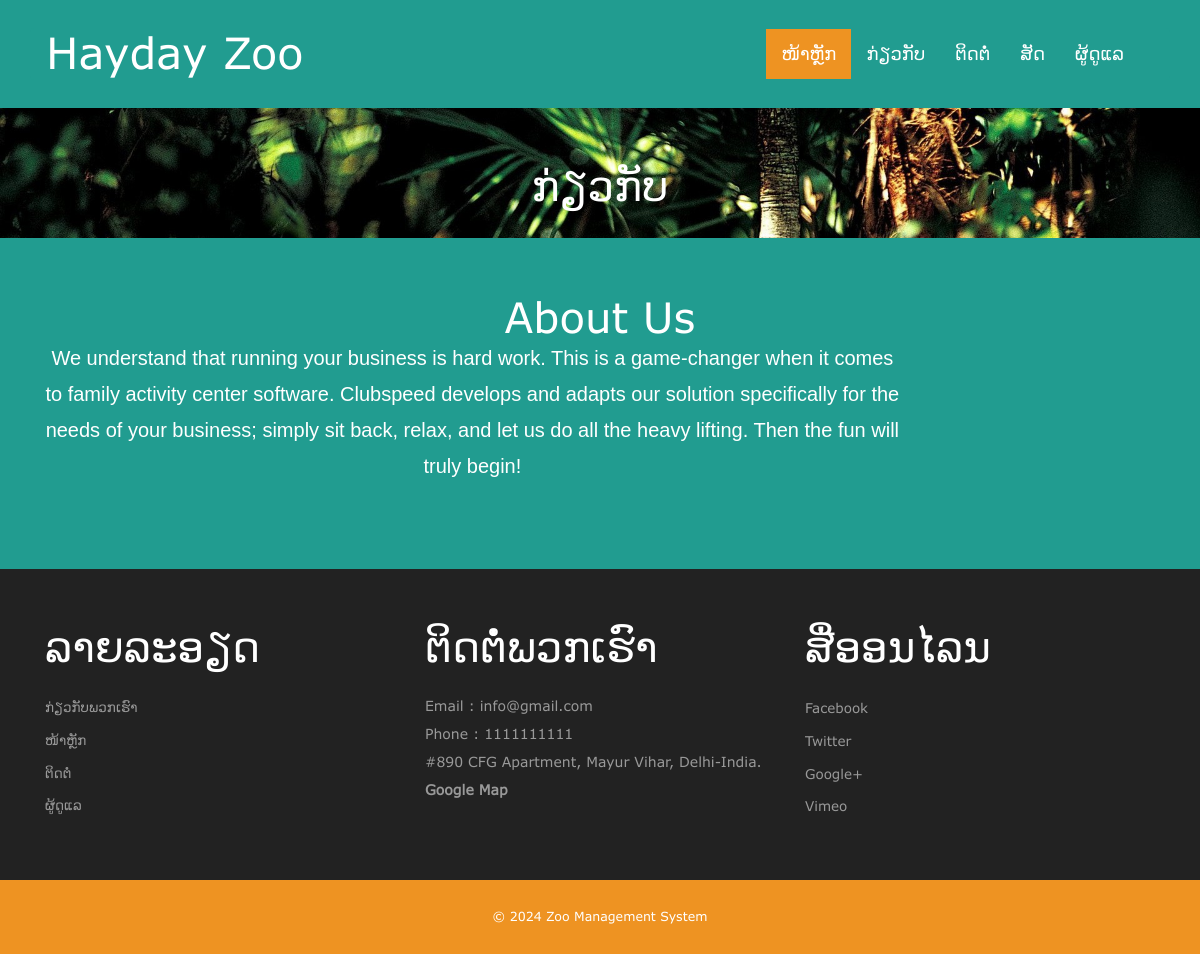
The page /zms/about.php on the database its author committed.
### tables this page shows
CREATE TABLE `tblpage` (
  `ID` int(10) NOT NULL,
  `PageType` varchar(200) DEFAULT NULL,
  `PageTitle` varchar(200) DEFAULT NULL,
  `PageDescription` mediumtext DEFAULT NULL,
  `Email` varchar(200) DEFAULT NULL,
  `MobileNumber` bigint(10) DEFAULT NULL,
  `UpdationDate` timestamp NULL DEFAULT NULL ON UPDATE current_timestamp()
);

### zms/about.php (the view, shortened to what this page needs)
<?php
include('includes/dbconnection.php');
?>
<!DOCTYPE HTML>
<html>
<head>
	<link href="css/bootstrap.css" rel="stylesheet" type="text/css" media="all">
	<link href="css/style.css" rel="stylesheet" type="text/css" media="all" />
</head>
<body>
	<?php include_once('includes/header.php'); ?>
	<div class="banner-header">
		<div class="container">
			<h2 style="font-family: sans-serif;">ກ່ຽວກັບ</h2>
		</div>
	</div>
	<div class="content">
		<div class="advantages">
			<div class="container">
				<?php
				$query = mysqli_query($con, "select * from  tblpage where PageType='aboutus'");
				while ($row = mysqli_fetch_array($query)) {
					?>
					<div class="advantages-grids">
						<div class="col-md-12 advantage-grid">
							<div class="advantage">
								<h3>
									<?php echo $row['PageTitle']; ?>
								</h3>
								<div class="right-grid"
									style="color: #fff; text-align: center; font-size: 20px; font-family: sans-serif;">
									<p>
										<?php echo $row['PageDescription']; ?>
									</p>
								</div>
								<div class="clearfix"></div>
							</div>
						</div>
						<div class="clearfix"></div>
					</div>
				</div>
			<?php } ?>
		</div>
		<?php include_once('includes/special.php'); ?>
	</div>
	<?php include_once('includes/footer.php'); ?>
</body>
</html>

### zms/includes/special.php
<div class="specials-section">
	<div class="container">
		<div class="specials-grids">
			<div class="col-md-4 specials1">
				<div style="font-family: sans-serif;">
				<h3  style="font-family: sans-serif;"> ລາຍລະອຽດ</h3>
				<ul>
					<li><a href="about.php">ກ່ຽວກັບພວກເຮົາ</a></li>
					<li><a href="index.php">ໜ້າຫຼັກ</a></li>
					<li><a href="contact.php">ຕິດຕໍ່</a></li>
					<li><a href="admin/index.php">ຜູ້ດູແລ</a></li>
				</ul>
				</div>
			</div>
			<div class="col-md-4 specials1">
				<h3  style="font-family: sans-serif;">ຕິດຕໍ່ພວກເຮົາ</h3>
				<?php
				$query = mysqli_query($con, "select * from  tblpage where PageType='contactus'");
				while ($row = mysqli_fetch_array($query)) {
					?>
					<address>
						<p>Email :
							<?php echo $row['Email']; ?>
						</p>
						<p>Phone :
							<?php echo $row['MobileNumber']; ?>
						</p>
						<p>
							<?php echo $row['PageDescription']; ?>
						</p>
						<p>
							<a style="font-weight: bold;" href="https://maps.app.goo.gl/tSKTXJKguVgV8orv9" >Google Map</a>
						</p>
					</address>
				<?php } ?>
			</div>
			<div class="col-md-4 specials1">
				<h3  style="font-family: sans-serif;">ສື່ອອນໄລນ</h3>
				<ul>
					<li><a href="#">facebook</a></li>
					<li><a href="#">twitter</a></li>
					<li><a href="#">google+</a></li>
					<li><a href="#">vimeo</a></li>
				</ul>
			</div>
			<div class="clearfix"></div>
		</div>
	</div>
</div>

### zms/css/style.css (style rules this page uses)
body a { transition:0.5s all; -webkit-transition:0.5s all; -moz-transition:0.5s all; -o-transition:0.5s all; -ms-transition:0.5s all; }
h1,h2,h3,h4,h5,h6 { padding:0 0; margin:0 0; }
p { padding:0 0; margin:0 0; }
ul { padding:0 0; margin:0 0; }
body { padding:0 0; margin:0 0; font-family:"Verdana"; background-color: #219C90; }
.specials-section { padding: 4em 0; background: #222; }
.specials-section h3 { font-size: 3em; text-transform: capitalize; font-family: 'Verdana'; color: #fff; margin-bottom: 0.5em; }
.specials1 p { font-size: 1em; line-height: 2em; color: #999; }
.specials1 ul li { list-style-type: none; padding: 0.3em 0; }
.specials1 p a { color: #999; }
.specials1 ul li a { font-size: 0.965em; text-decoration: none; line-height: 1.8em; color: #999; list-style: none; text-transform: capitalize; }
.banner-header { background: url("../images/bg5.jpg")no-repeat 0px 0px; background-size: cover; min-height: 140px; text-align:center; padding: 4em 0 0; }
.banner-header h2 { font-size: 3em; text-transform: capitalize; font-family: 'Verdana'; color: #fff; }
.advantages { text-align: center; padding: 1em 0 4em; }
.right-grid { float: left; width: 77%; }
.advantages h3 { font-size: 3em; text-transform: capitalize; font-family: 'Verdana'; text-align:center; color: #fff; }
.advantages-grids { margin-top: 3em; }
.right-grid p { font-size: 1em; color: #fff; line-height: 1.8em; }
@media (max-width:1440px) { .banner-header { min-height: 130px; } }

### rows shown on the page
tblpage: PageTitle "About Us", PageDescription "We understand that running your business is hard work. This is a game-changer when it comes to family activity center software. Clubspeed develops and adapts our solution specifically for the needs of your business; simply sit back, relax, and let us do all the heavy lifting. Then the fun will truly begin!"
tblpage: Email "info@gmail.com", MobileNumber "1111111111", PageDescription "#890 CFG Apartment, Mayur Vihar, Delhi-India."
